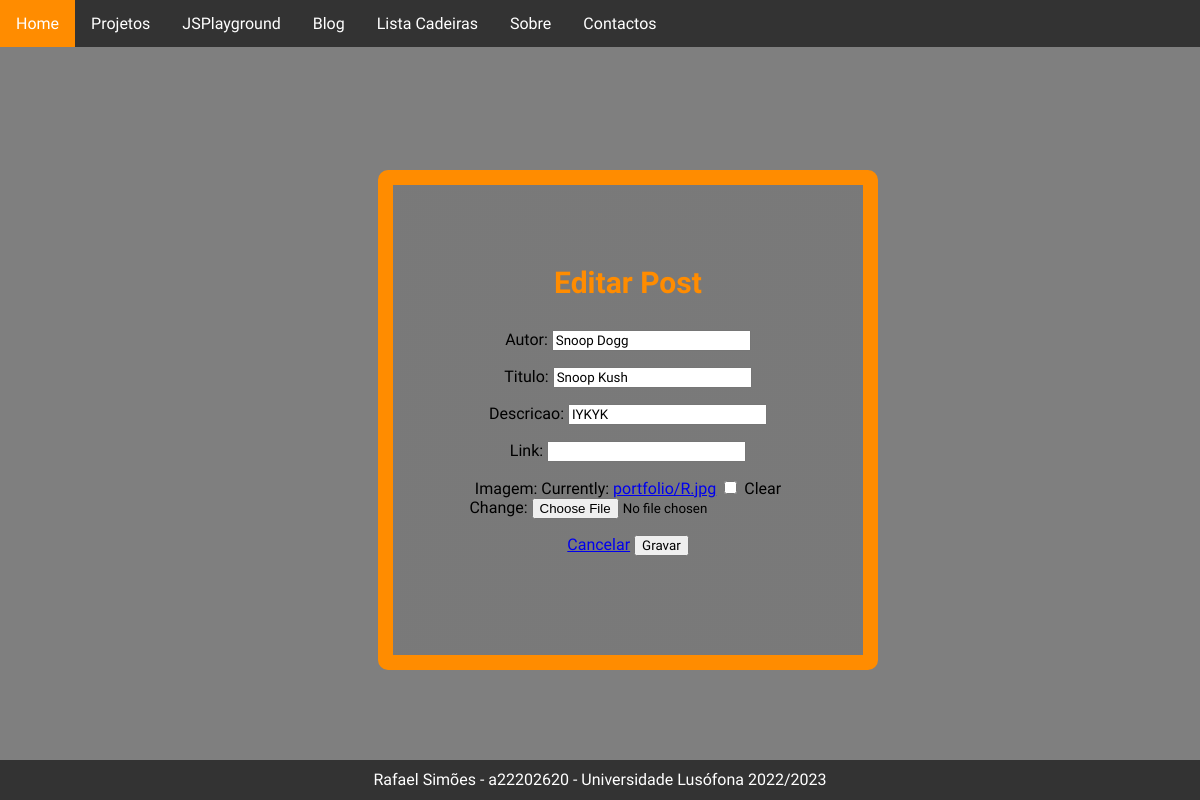
Page /edita/18 on the committed database.
### portfolio/models.py (models this page shows, shortened)
class Post(models.Model):
    autor = models.CharField(max_length=50)
    titulo = models.CharField(max_length=200)
    descricao = models.CharField(max_length=500)
    link = models.CharField(max_length=500, blank=True)
    data = models.DateTimeField(auto_now_add=True)
    imagem = models.ImageField(upload_to='portfolio/', null=True, blank=True)

### portfolio/views.py (the view)
# urls.py: path('edita/<int:post_id>', views.edita_post_view, name='edita'),
def edita_post_view(request, post_id):
    post = get_object_or_404(Post, id=post_id)
    if request.method == 'POST':
        form = PostForm(request.POST, request.FILES, instance=post)
        if form.is_valid():
            form.save()
            return redirect('blog')
    else:
        form = PostForm(instance=post)
    context = {'form': form, 'post_id': post_id}
    return render(request, 'portfolio/edita.html', context)

### portfolio/forms.py
class PostForm(ModelForm):
    class Meta:
        model = Post
        fields = '__all__'

### portfolio/templates/portfolio/edita.html (shortened to what this page needs)
{% extends 'portfolio/layout.html' %}
{% block main %}
<div class="newPost">
    <h3 style="font-size: 30px; color: rgb(255, 140, 0)">Editar Post</h3>
    <form action="{% url 'edita' post_id %}" method="POST" enctype="multipart/form-data">
        {{ form.as_p }}
        <a href="{% url 'blog' %}" role="button" class="btn btn-warning">Cancelar</a>
        <input type="submit" value="Gravar" class="btn btn-success" >
    </form>
</div>
{% endblock %}

### portfolio/static/portfolio/css/style.css (style rules this page uses)
* { font-family: 'Quantico', sans-serif; box-sizing: border-box; }
body { margin: 0; width: 100%; height: 100%; background-image: linear-gradient(rgba(0, 0, 0, 0.5), rgba(0, 0, 0, 0.5)), url(/static/portfolio/img/IMG_3730.jpg); background-size: cover; background-position: center center; background-repeat: no-repeat; background-attachment: fixed; }
.newPost { width: 500px; height: 500px; position: absolute; left: 44%; top: 40%; margin-bottom: 80px; margin: -150px 0 0 -150px; border: 1px solid black; text-align: center; justify-content: center; background: linear-gradient(rgba(116, 116, 116, 0.5), rgba(116, 116, 116, 0.5)); border-radius: 3px; border: 15px solid rgb(255, 140, 0); padding: 50px; border-radius: 10px; }
* { box-sizing: border-box; }

### rows in the picture
Post: autor "Snoop Dogg", titulo "Snoop Kush", descricao "IYKYK"
